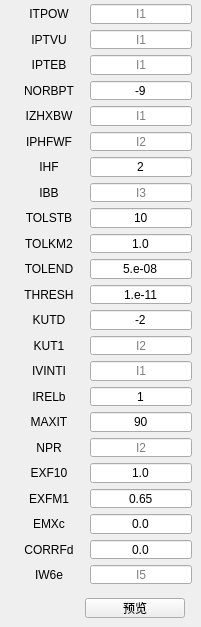
          <widget class="QWidget" name="tab">
           <attribute name="title">
            <string>in36编辑</string>
           </attribute>
           <widget class="QPushButton" name="pushButton_13">
            <property name="geometry">
             <rect>
              <x>85</x>
              <y>598</y>
              <width>100</width>
              <height>20</height>
             </rect>
            </property>
            <property name="text">
             <string>预览</string>
            </property>
           </widget>
           <widget class="QWidget" name="">
            <property name="geometry">
             <rect>
              <x>14</x>
              <y>4</y>
              <width>178</width>
              <height>580</height>
             </rect>
            </property>
            <layout class="QGridLayout" name="gridLayout_2">
             <item row="0" column="0">
              <widget class="QLabel" name="in36_text_1">
               <property name="sizePolicy">
                <sizepolicy hsizetype="Fixed" vsizetype="Preferred">
                 <horstretch>0</horstretch>
                 <verstretch>0</verstretch>
                </sizepolicy>
               </property>
               <property name="minimumSize">
                <size>
                 <width>70</width>
                 <height>0</height>
                </size>
               </property>
               <property name="toolTip">
                <string>&lt;html&gt;&lt;head/&gt;&lt;body&gt;&lt;p&gt;&lt;br/&gt;&lt;/p&gt;&lt;/body&gt;&lt;/html&gt;</string>
               </property>
               <property name="whatsThis">
                <string>&lt;html&gt;&lt;head/&gt;&lt;body&gt;&lt;p&gt;&lt;br/&gt;&lt;/p&gt;&lt;/body&gt;&lt;/html&gt;</string>
               </property>
               <property name="text">
                <string>ITPOW</string>
               </property>
               <property name="alignment">
                <set>Qt::AlignCenter</set>
               </property>
              </widget>
             </item>
             <item row="0" column="1">
              <widget class="QLineEdit" name="in36_1">
               <property name="alignment">
                <set>Qt::AlignCenter</set>
               </property>
               <property name="placeholderText">
                <string>I1</string>
               </property>
              </widget>
             </item>
             <item row="1" column="0">
              <widget class="QLabel" name="in36_text_2">
               <property name="sizePolicy">
                <sizepolicy hsizetype="Fixed" vsizetype="Preferred">
                 <horstretch>0</horstretch>
                 <verstretch>0</verstretch>
                </sizepolicy>
               </property>
               <property name="minimumSize">
                <size>
                 <width>70</width>
                 <height>0</height>
                </size>
               </property>
               <property name="text">
                <string>IPTVU</string>
               </property>
               <property name="alignment">
                <set>Qt::AlignCenter</set>
               </property>
              </widget>
             </item>
             <item row="1" column="1">
              <widget class="QLineEdit" name="in36_2">
               <property name="alignment">
                <set>Qt::AlignCenter</set>
               </property>
               <property name="placeholderText">
                <string>I1</string>
               </property>
              </widget>
             </item>
             <item row="2" column="0">
              <widget class="QLabel" name="in36_text_3">
               <property name="sizePolicy">
                <sizepolicy hsizetype="Fixed" vsizetype="Preferred">
                 <horstretch>0</horstretch>
                 <verstretch>0</verstretch>
                </sizepolicy>
               </property>
               <property name="minimumSize">
                <size>
                 <width>70</width>
                 <height>0</height>
                </size>
               </property>
               <property name="text">
                <string>IPTEB</string>
               </property>
               <property name="alignment">
                <set>Qt::AlignCenter</set>
               </property>
              </widget>
             </item>
             <item row="2" column="1">
              <widget class="QLineEdit" name="in36_3">
               <property name="alignment">
                <set>Qt::AlignCenter</set>
               </property>
               <property name="placeholderText">
                <string>I1</string>
               </property>
              </widget>
             </item>
             <item row="3" column="0">
              <widget class="QLabel" name="in36_text_4">
               <property name="sizePolicy">
                <sizepolicy hsizetype="Fixed" vsizetype="Preferred">
                 <horstretch>0</horstretch>
                 <verstretch>0</verstretch>
                </sizepolicy>
               </property>
               <property name="minimumSize">
                <size>
                 <width>70</width>
                 <height>0</height>
                </size>
               </property>
               <property name="toolTip">
                <string>&lt;html&gt;&lt;head/&gt;&lt;body&gt;&lt;p&gt;&amp;lt; 0，&lt;span style=&quot; font-family:'宋体';&quot;&gt;不打印波函数&lt;/span&gt;&lt;/p&gt;&lt;p&gt;&amp;gt;0&lt;span style=&quot; font-family:'宋体';&quot;&gt;，在每第五个网格点打印前两个和最后一个&lt;/span&gt; NORBPT &lt;span style=&quot; font-family:'宋体';&quot;&gt;波函数&lt;/span&gt;&lt;/p&gt;&lt;p&gt;&amp;gt;5&lt;span style=&quot; font-family:'宋体';&quot;&gt;，在每个网格点打印连续波函数&lt;/span&gt;&lt;/p&gt;&lt;p&gt;=-9&lt;span style=&quot; font-family:'宋体';&quot;&gt;，输出所有波函数&lt;/span&gt;&lt;/p&gt;&lt;/body&gt;&lt;/html&gt;</string>
               </property>
               <property name="text">
                <string>NORBPT</string>
               </property>
               <property name="alignment">
                <set>Qt::AlignCenter</set>
               </property>
              </widget>
             </item>
             <item row="3" column="1">
              <widget class="QLineEdit" name="in36_4">
               <property name="toolTip">
                <string>&lt;html&gt;&lt;head/&gt;&lt;body&gt;&lt;p&gt;&lt;span style=&quot; font-size:12pt;&quot;&gt;|NORBPT &amp;lt; 0| ==&amp;gt; 不打印波函数&lt;/span&gt;&lt;/p&gt;&lt;p&gt;&lt;span style=&quot; font-size:12pt;&quot;&gt;|NORBPT &amp;gt; 0| ==&amp;gt; 在每第五个网格点打印前两个和最后一个 -NORBPT- 波函数&lt;/span&gt;&lt;/p&gt;&lt;p&gt;&lt;span style=&quot; font-size:12pt;&quot;&gt;|NORBPT &amp;gt; 5| ==&amp;gt; 在每个网格点打印连续介质波函数，在tape2 或 tape7上写入最后的 -NORBPT- 个波函数（至少为2；如果 -NORBPT- = 9，写入所有波函数）&lt;/span&gt;&lt;/p&gt;&lt;p&gt;&lt;br/&gt;&lt;/p&gt;&lt;/body&gt;&lt;/html&gt;</string>
               </property>
               <property name="text">
                <string>-9</string>
               </property>
               <property name="alignment">
                <set>Qt::AlignCenter</set>
               </property>
               <property name="placeholderText">
                <string>I2</string>
               </property>
              </widget>
             </item>
             <item row="4" column="0">
              <widget class="QLabel" name="in36_text_5">
               <property name="sizePolicy">
                <sizepolicy hsizetype="Fixed" vsizetype="Preferred">
                 <horstretch>0</horstretch>
                 <verstretch>0</verstretch>
                </sizepolicy>
               </property>
               <property name="minimumSize">
                <size>
                 <width>70</width>
                 <height>0</height>
                </size>
               </property>
               <property name="text">
                <string>IZHXBW</string>
               </property>
               <property name="alignment">
                <set>Qt::AlignCenter</set>
               </property>
              </widget>
             </item>
             <item row="4" column="1">
              <widget class="QLineEdit" name="in36_5">
               <property name="text">
                <string/>
               </property>
               <property name="alignment">
                <set>Qt::AlignCenter</set>
               </property>
               <property name="placeholderText">
                <string>I1</string>
               </property>
              </widget>
             </item>
             <item row="5" column="0">
              <widget class="QLabel" name="in36_text_6">
               <property name="sizePolicy">
                <sizepolicy hsizetype="Fixed" vsizetype="Preferred">
                 <horstretch>0</horstretch>
                 <verstretch>0</verstretch>
                </sizepolicy>
               </property>
               <property name="minimumSize">
                <size>
                 <width>70</width>
                 <height>0</height>
                </size>
               </property>
               <property name="text">
                <string>IPHFWF</string>
               </property>
               <property name="alignment">
                <set>Qt::AlignCenter</set>
               </property>
              </widget>
             </item>
             <item row="5" column="1">
              <widget class="QLineEdit" name="in36_6">
               <property name="alignment">
                <set>Qt::AlignCenter</set>
               </property>
               <property name="placeholderText">
                <string>I2</string>
               </property>
              </widget>
             </item>
             <item row="6" column="0">
              <widget class="QLabel" name="in36_text_7">
               <property name="sizePolicy">
                <sizepolicy hsizetype="Fixed" vsizetype="Preferred">
                 <horstretch>0</horstretch>
                 <verstretch>0</verstretch>
                </sizepolicy>
               </property>
               <property name="minimumSize">
                <size>
                 <width>70</width>
                 <height>0</height>
                </size>
               </property>
               <property name="text">
                <string>IHF</string>
               </property>
               <property name="alignment">
                <set>Qt::AlignCenter</set>
               </property>
              </widget>
             </item>
             <item row="6" column="1">
              <widget class="QLineEdit" name="in36_7">
               <property name="text">
                <string>2</string>
               </property>
               <property name="alignment">
                <set>Qt::AlignCenter</set>
               </property>
               <property name="placeholderText">
                <string>I2</string>
               </property>
              </widget>
             </item>
             <item row="7" column="0">
              <widget class="QLabel" name="in36_text_8">
               <property name="sizePolicy">
                <sizepolicy hsizetype="Fixed" vsizetype="Preferred">
                 <horstretch>0</horstretch>
                 <verstretch>0</verstretch>
                </sizepolicy>
               </property>
               <property name="minimumSize">
                <size>
                 <width>70</width>
                 <height>0</height>
                </size>
               </property>
               <property name="text">
                <string>IBB</string>
               </property>
               <property name="alignment">
                <set>Qt::AlignCenter</set>
               </property>
              </widget>
             </item>
             <item row="7" column="1">
              <widget class="QLineEdit" name="in36_8">
               <property name="alignment">
                <set>Qt::AlignCenter</set>
               </property>
               <property name="placeholderText">
                <string>I3</string>
               </property>
              </widget>
             </item>
             <item row="8" column="0">
              <widget class="QLabel" name="in36_text_9">
               <property name="sizePolicy">
                <sizepolicy hsizetype="Fixed" vsizetype="Preferred">
                 <horstretch>0</horstretch>
                 <verstretch>0</verstretch>
                </sizepolicy>
               </property>
               <property name="minimumSize">
                <size>
                 <width>70</width>
                 <height>0</height>
                </size>
               </property>
               <property name="text">
                <string>TOLSTB</string>
               </property>
               <property name="alignment">
                <set>Qt::AlignCenter</set>
               </property>
              </widget>
             </item>
             <item row="8" column="1">
              <widget class="QLineEdit" name="in36_9">
               <property name="text">
                <string>10</string>
               </property>
               <property name="alignment">
                <set>Qt::AlignCenter</set>
               </property>
               <property name="placeholderText">
                <string>F2.1</string>
               </property>
              </widget>
             </item>
             <item row="9" column="0">
              <widget class="QLabel" name="in36_text_10">
               <property name="sizePolicy">
                <sizepolicy hsizetype="Fixed" vsizetype="Preferred">
                 <horstretch>0</horstretch>
                 <verstretch>0</verstretch>
                </sizepolicy>
               </property>
               <property name="minimumSize">
                <size>
                 <width>70</width>
                 <height>0</height>
                </size>
               </property>
               <property name="text">
                <string>TOLKM2</string>
               </property>
               <property name="alignment">
                <set>Qt::AlignCenter</set>
               </property>
              </widget>
             </item>
             <item row="9" column="1">
              <widget class="QLineEdit" name="in36_10">
               <property name="text">
                <string>1.0</string>
               </property>
               <property name="alignment">
                <set>Qt::AlignCenter</set>
               </property>
               <property name="placeholderText">
                <string>E5.1</string>
               </property>
              </widget>
             </item>
             <item row="10" column="0">
              <widget class="QLabel" name="in36_text_11">
               <property name="sizePolicy">
                <sizepolicy hsizetype="Fixed" vsizetype="Preferred">
                 <horstretch>0</horstretch>
                 <verstretch>0</verstretch>
                </sizepolicy>
               </property>
               <property name="minimumSize">
                <size>
                 <width>70</width>
                 <height>0</height>
                </size>
               </property>
               <property name="text">
                <string>TOLEND</string>
               </property>
               <property name="alignment">
                <set>Qt::AlignCenter</set>
               </property>
              </widget>
             </item>
             <item row="10" column="1">
              <widget class="QLineEdit" name="in36_11">
               <property name="text">
                <string>5.e-08</string>
               </property>
               <property name="alignment">
                <set>Qt::AlignCenter</set>
               </property>
               <property name="placeholderText">
                <string>E10.1</string>
               </property>
              </widget>
             </item>
             <item row="11" column="0">
              <widget class="QLabel" name="in36_text_12">
               <property name="sizePolicy">
                <sizepolicy hsizetype="Fixed" vsizetype="Preferred">
                 <horstretch>0</horstretch>
                 <verstretch>0</verstretch>
                </sizepolicy>
               </property>
               <property name="minimumSize">
                <size>
                 <width>70</width>
                 <height>0</height>
                </size>
               </property>
               <property name="text">
                <string>THRESH</string>
               </property>
               <property name="alignment">
                <set>Qt::AlignCenter</set>
               </property>
              </widget>
             </item>
             <item row="11" column="1">
              <widget class="QLineEdit" name="in36_12">
               <property name="text">
                <string>1.e-11</string>
               </property>
               <property name="alignment">
                <set>Qt::AlignCenter</set>
               </property>
               <property name="placeholderText">
                <string>E10.1</string>
               </property>
              </widget>
             </item>
             <item row="12" column="0">
              <widget class="QLabel" name="in36_text_13">
               <property name="sizePolicy">
                <sizepolicy hsizetype="Fixed" vsizetype="Preferred">
                 <horstretch>0</horstretch>
                 <verstretch>0</verstretch>
                </sizepolicy>
               </property>
               <property name="minimumSize">
                <size>
                 <width>70</width>
                 <height>0</height>
                </size>
               </property>
               <property name="text">
                <string>KUTD</string>
               </property>
               <property name="alignment">
                <set>Qt::AlignCenter</set>
               </property>
              </widget>
             </item>
             <item row="12" column="1">
              <widget class="QLineEdit" name="in36_13">
               <property name="toolTip">
                <string>&lt;html&gt;&lt;head/&gt;&lt;body&gt;&lt;p&gt;&lt;br/&gt;&lt;/p&gt;&lt;/body&gt;&lt;/html&gt;</string>
               </property>
               <property name="text">
                <string>-2</string>
               </property>
               <property name="alignment">
                <set>Qt::AlignCenter</set>
               </property>
               <property name="placeholderText">
                <string>I2</string>
               </property>
              </widget>
             </item>
             <item row="13" column="0">
              <widget class="QLabel" name="in36_text_14">
               <property name="sizePolicy">
                <sizepolicy hsizetype="Fixed" vsizetype="Preferred">
                 <horstretch>0</horstretch>
                 <verstretch>0</verstretch>
                </sizepolicy>
               </property>
               <property name="minimumSize">
                <size>
                 <width>70</width>
                 <height>0</height>
                </size>
               </property>
               <property name="text">
                <string>KUT1</string>
               </property>
               <property name="alignment">
                <set>Qt::AlignCenter</set>
               </property>
              </widget>
             </item>
             <item row="13" column="1">
              <widget class="QLineEdit" name="in36_14">
               <property name="alignment">
                <set>Qt::AlignCenter</set>
               </property>
               <property name="placeholderText">
                <string>I2</string>
               </property>
              </widget>
             </item>
             <item row="14" column="0">
              <widget class="QLabel" name="in36_text_15">
               <property name="sizePolicy">
                <sizepolicy hsizetype="Fixed" vsizetype="Preferred">
                 <horstretch>0</horstretch>
                 <verstretch>0</verstretch>
                </sizepolicy>
               </property>
               <property name="minimumSize">
                <size>
                 <width>70</width>
                 <height>0</height>
                </size>
               </property>
               <property name="text">
                <string>IVINTI</string>
               </property>
               <property name="alignment">
                <set>Qt::AlignCenter</set>
               </property>
              </widget>
             </item>
             <item row="14" column="1">
              <widget class="QLineEdit" name="in36_15">
               <property name="alignment">
                <set>Qt::AlignCenter</set>
               </property>
               <property name="placeholderText">
                <string>I1</string>
               </property>
              </widget>
             </item>
             <item row="15" column="0">
              <widget class="QLabel" name="in36_text_16">
               <property name="sizePolicy">
                <sizepolicy hsizetype="Fixed" vsizetype="Preferred">
                 <horstretch>0</horstretch>
                 <verstretch>0</verstretch>
                </sizepolicy>
               </property>
               <property name="minimumSize">
                <size>
                 <width>70</width>
                 <height>0</height>
                </size>
               </property>
               <property name="text">
                <string>IRELb</string>
               </property>
               <property name="alignment">
                <set>Qt::AlignCenter</set>
               </property>
              </widget>
             </item>
             <item row="15" column="1">
              <widget class="QLineEdit" name="in36_16">
               <property name="text">
                <string>1</string>
               </property>
               <property name="alignment">
                <set>Qt::AlignCenter</set>
               </property>
               <property name="placeholderText">
                <string>I1</string>
               </property>
              </widget>
             </item>
             <item row="16" column="0">
              <widget class="QLabel" name="in36_text_17">
               <property name="sizePolicy">
                <sizepolicy hsizetype="Fixed" vsizetype="Preferred">
                 <horstretch>0</horstretch>
                 <verstretch>0</verstretch>
                </sizepolicy>
               </property>
               <property name="minimumSize">
                <size>
                 <width>70</width>
                 <height>0</height>
                </size>
               </property>
               <property name="text">
                <string>MAXIT</string>
               </property>
               <property name="alignment">
                <set>Qt::AlignCenter</set>
               </property>
              </widget>
             </item>
             <item row="16" column="1">
              <widget class="QLineEdit" name="in36_17">
               <property name="text">
                <string>90</string>
               </property>
               <property name="alignment">
                <set>Qt::AlignCenter</set>
               </property>
               <property name="placeholderText">
                <string>I2</string>
               </property>
              </widget>
             </item>
             <item row="17" column="0">
              <widget class="QLabel" name="in36_text_18">
               <property name="sizePolicy">
                <sizepolicy hsizetype="Fixed" vsizetype="Preferred">
                 <horstretch>0</horstretch>
                 <verstretch>0</verstretch>
                </sizepolicy>
               </property>
               <property name="minimumSize">
                <size>
                 <width>70</width>
                 <height>0</height>
                </size>
               </property>
               <property name="text">
                <string>NPR</string>
               </property>
               <property name="alignment">
                <set>Qt::AlignCenter</set>
               </property>
              </widget>
             </item>
             <item row="17" column="1">
              <widget class="QLineEdit" name="in36_18">
               <property name="alignment">
                <set>Qt::AlignCenter</set>
               </property>
               <property name="placeholderText">
                <string>I2</string>
               </property>
              </widget>
             </item>
             <item row="18" column="0">
              <widget class="QLabel" name="in36_text_19">
               <property name="sizePolicy">
                <sizepolicy hsizetype="Fixed" vsizetype="Preferred">
                 <horstretch>0</horstretch>
                 <verstretch>0</verstretch>
                </sizepolicy>
               </property>
               <property name="minimumSize">
                <size>
                 <width>70</width>
                 <height>0</height>
                </size>
               </property>
               <property name="text">
                <string>EXF10</string>
               </property>
               <property name="alignment">
                <set>Qt::AlignCenter</set>
               </property>
              </widget>
             </item>
             <item row="18" column="1">
              <widget class="QLineEdit" name="in36_19">
               <property name="text">
                <string>1.0</string>
               </property>
               <property name="alignment">
                <set>Qt::AlignCenter</set>
               </property>
               <property name="placeholderText">
                <string>F5.5</string>
               </property>
              </widget>
             </item>
             <item row="19" column="0">
              <widget class="QLabel" name="in36_text_20">
               <property name="sizePolicy">
                <sizepolicy hsizetype="Fixed" vsizetype="Preferred">
                 <horstretch>0</horstretch>
                 <verstretch>0</verstretch>
                </sizepolicy>
               </property>
               <property name="minimumSize">
                <size>
                 <width>70</width>
                 <height>0</height>
                </size>
               </property>
               <property name="text">
                <string>EXFM1</string>
               </property>
               <property name="alignment">
                <set>Qt::AlignCenter</set>
               </property>
              </widget>
             </item>
             <item row="19" column="1">
              <widget class="QLineEdit" name="in36_20">
               <property name="text">
                <string>0.65</string>
               </property>
               <property name="alignment">
                <set>Qt::AlignCenter</set>
               </property>
               <property name="placeholderText">
                <string>F5.5</string>
               </property>
              </widget>
             </item>
             <item row="20" column="0">
              <widget class="QLabel" name="in36_text_21">
               <property name="sizePolicy">
                <sizepolicy hsizetype="Fixed" vsizetype="Preferred">
                 <horstretch>0</horstretch>
                 <verstretch>0</verstretch>
                </sizepolicy>
               </property>
               <property name="minimumSize">
                <size>
                 <width>70</width>
                 <height>0</height>
                </size>
               </property>
               <property name="text">
                <string>EMXc</string>
               </property>
               <property name="alignment">
                <set>Qt::AlignCenter</set>
               </property>
              </widget>
             </item>
             <item row="20" column="1">
              <widget class="QLineEdit" name="in36_21">
               <property name="text">
                <string>0.0</string>
               </property>
               <property name="alignment">
                <set>Qt::AlignCenter</set>
               </property>
               <property name="placeholderText">
                <string>F5.5</string>
               </property>
              </widget>
             </item>
             <item row="21" column="0">
              <widget class="QLabel" name="in36_text_22">
               <property name="sizePolicy">
                <sizepolicy hsizetype="Fixed" vsizetype="Preferred">
                 <horstretch>0</horstretch>
                 <verstretch>0</verstretch>
                </sizepolicy>
               </property>
               <property name="minimumSize">
                <size>
                 <width>70</width>
                 <height>0</height>
                </size>
               </property>
               <property name="text">
                <string>CORRFd</string>
               </property>
               <property name="alignment">
                <set>Qt::AlignCenter</set>
               </property>
               <property name="wordWrap">
                <bool>false</bool>
               </property>
               <property name="textInteractionFlags">
                <set>Qt::LinksAccessibleByMouse</set>
               </property>
              </widget>
             </item>
             <item row="21" column="1">
              <widget class="QLineEdit" name="in36_22">
               <property name="text">
                <string>0.0</string>
               </property>
               <property name="alignment">
                <set>Qt::AlignCenter</set>
               </property>
               <property name="placeholderText">
                <string>F5.5</string>
               </property>
              </widget>
             </item>
             <item row="22" column="0">
              <widget class="QLabel" name="in36_text_23">
               <property name="sizePolicy">
                <sizepolicy hsizetype="Fixed" vsizetype="Preferred">
                 <horstretch>0</horstretch>
                 <verstretch>0</verstretch>
                </sizepolicy>
               </property>
               <property name="minimumSize">
                <size>
                 <width>70</width>
                 <height>0</height>
                </size>
               </property>
               <property name="text">
                <string>IW6e</string>
               </property>
               <property name="alignment">
                <set>Qt::AlignCenter</set>
               </property>
              </widget>
             </item>
             <item row="22" column="1">
              <widget class="QLineEdit" name="in36_23">
               <property name="text">
                <string/>
               </property>
               <property name="alignment">
                <set>Qt::AlignCenter</set>
               </property>
               <property name="placeholderText">
                <string>I5</string>
               </property>
              </widget>
             </item>
            </layout>
           </widget>
          </widget>
